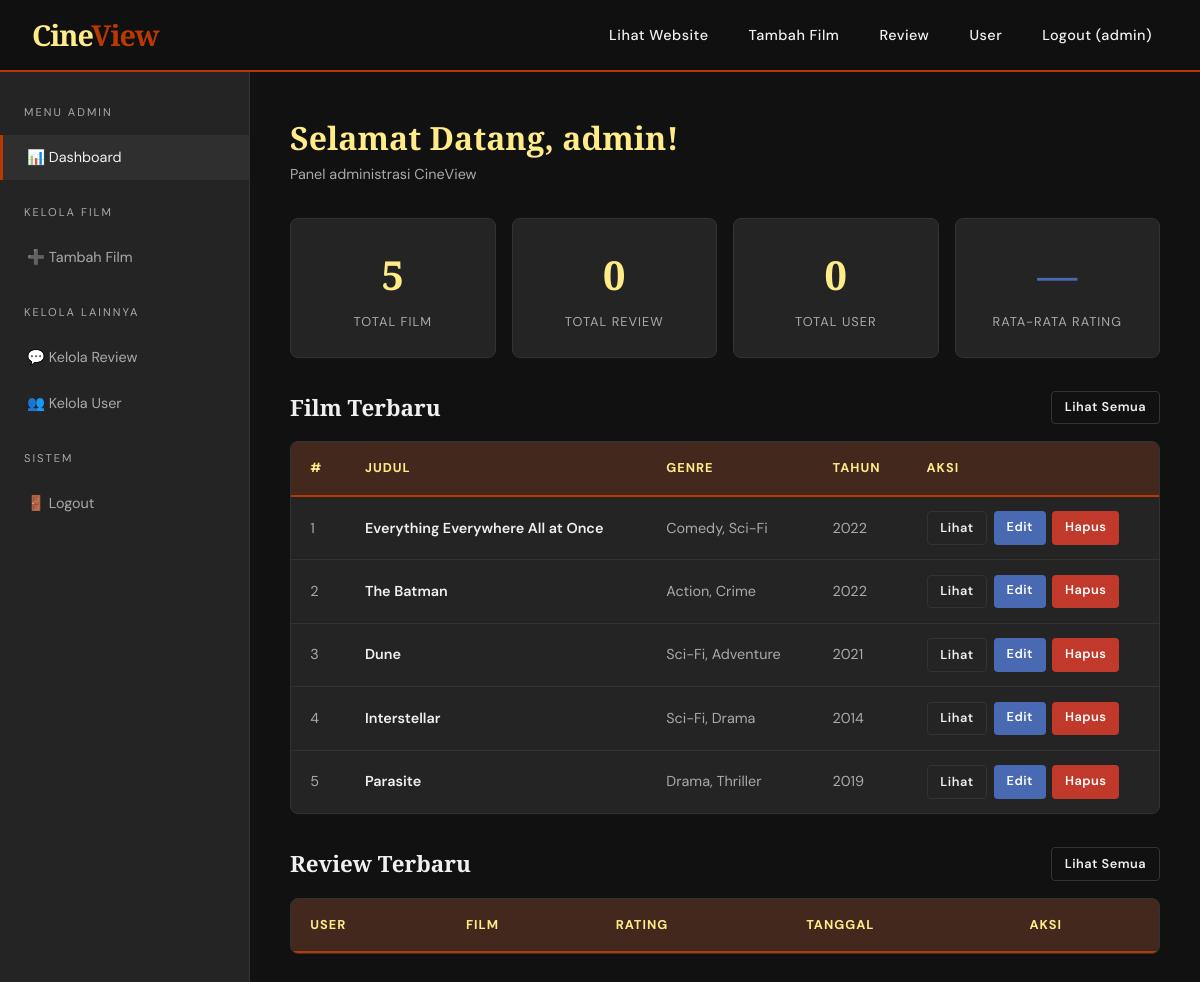
Page /admin/dashboard.php (signed in) on the committed database.
### tables this page shows
CREATE TABLE films (
    id          INT AUTO_INCREMENT PRIMARY KEY,
    judul       VARCHAR(200) NOT NULL,
    genre       VARCHAR(200),                     
    tahun       YEAR,
    sutradara   VARCHAR(100),
    sinopsis    TEXT,
    poster      VARCHAR(255) DEFAULT 'default.jpg',
    created_at  DATETIME DEFAULT CURRENT_TIMESTAMP
);

### admin/dashboard.php (the view, shortened to what this page needs)
<?php
include '../koneksi.php';
$total_film   = $pdo->query("SELECT COUNT(*) FROM films")->fetchColumn();
$total_review = $pdo->query("SELECT COUNT(*) FROM reviews")->fetchColumn();
$total_user   = $pdo->query("SELECT COUNT(*) FROM users WHERE role='user'")->fetchColumn();
$rata_rating  = $pdo->query("SELECT ROUND(AVG(rating),1) FROM reviews")->fetchColumn();
$rata_rating = $rata_rating ?: 0;
$film_terbaru = $pdo->query("SELECT * FROM films ORDER BY id DESC LIMIT 5");
?>
<!DOCTYPE html>
<html lang="id">
<head>
    <link rel="stylesheet" href="../style.css">
</head>
<body>
<nav class="navbar">
    <div class="navbar-inner">
        <a href="../index.php" class="navbar-logo">Cine<span>View</span></a>
        <ul class="navbar-menu">
            <li><a href="../index.php">Lihat Website</a></li>
            <li><a href="tambah_film.php">Tambah Film</a></li>
            <li><a href="kelola_review.php">Review</a></li>
            <li><a href="kelola_user.php">User</a></li>
            <li><a href="../logout.php">Logout (<?= htmlspecialchars($_SESSION['username']) ?>)</a></li>
        </ul>
    </div>
</nav>
<div class="dashboard-layout">
    <aside class="sidebar">
        <div class="sidebar-title">Menu Admin</div>
        <a href="dashboard.php" class="active">📊 Dashboard</a>
        <div class="sidebar-title">Kelola Film</div>
        <a href="tambah_film.php">➕ Tambah Film</a>
        <div class="sidebar-title">Kelola Lainnya</div>
        <a href="kelola_review.php">💬 Kelola Review</a>
        <a href="kelola_user.php">👥 Kelola User</a>
        <div class="sidebar-title">Sistem</div>
        <a href="../logout.php">🚪 Logout</a>
    </aside>
    <main class="dashboard-konten">
        <div style="margin-bottom:2rem;">
            <h1 style="font-family:'Playfair Display',serif; font-size:2rem; color:#FFEC89;">
                Selamat Datang, <?= htmlspecialchars($_SESSION['username']) ?>!
            </h1>
            <p style="color:#aaa; font-size:0.9rem;">Panel administrasi CineView</p>
        </div>
        <div class="stat-grid">
            <div class="stat-card">
                <div class="stat-angka"><?= $total_film ?></div>
                <div class="stat-label">Total Film</div>
            </div>
            <div class="stat-card">
                <div class="stat-angka"><?= $total_review ?></div>
                <div class="stat-label">Total Review</div>
            </div>
            <div class="stat-card">
                <div class="stat-angka"><?= $total_user ?></div>
                <div class="stat-label">Total User</div>
            </div>
            <div class="stat-card">
                <div class="stat-angka" style="color:#4A69B3;"><?= $rata_rating ?: '—' ?></div>
                <div class="stat-label">Rata-rata Rating</div>
            </div>
        </div>
        <div id="film" style="margin-bottom:2rem;">
            <div style="display:flex; align-items:center; justify-content:space-between; margin-bottom:1rem;">
                <h2 style="font-family:'Playfair Display',serif; font-size:1.4rem;">Film Terbaru</h2>
                <a href="../rekomendasi.php" class="btn btn-outline btn-kecil" target="_blank">Lihat Semua</a>
            </div>
            <div class="tabel-wrapper">
                <table>
                    <thead>
                        <tr>
                            <th>#</th>
                            <th>Judul</th>
                            <th>Genre</th>
                            <th>Tahun</th>
                            <th>Aksi</th>
                        </tr>
                    </thead>
                    <tbody>
                        <?php
                        $no = 1;
                        foreach ($film_terbaru as $f): ?>
                        <tr>
                            <td><?= $no++ ?></td>
                            <td style="color:#f0f0f0; font-weight:600;">
                                <?= htmlspecialchars($f['judul']) ?>
                            </td>
                            <td><?= htmlspecialchars($f['genre']) ?></td>
                            <td><?= $f['tahun'] ?></td>
                            <td>
                                <div style="display:flex; gap:0.4rem;">
                                    <a href="../detail.php?id=<?= $f['id'] ?>"
                                       class="btn btn-outline btn-kecil">Lihat</a>
                                    <a href="edit_film.php?id=<?= $f['id'] ?>"
                                       class="btn btn-biru btn-kecil">Edit</a>
                                    <a href="hapus_film.php?id=<?= $f['id'] ?>"
                                       class="btn btn-hapus btn-kecil"
                                       onclick="return konfirmasiHapus('Hapus film <?= addslashes($f['judul']) ?>?')">
                                        Hapus
                                    </a>
                                </div>
                             </td>
                        </tr>
                        <?php endforeach; ?>
                    </tbody>
                </table>
            </div>
        </div>
        <div>
            <div style="display:flex; align-items:center; justify-content:space-between; margin-bottom:1rem;">
                <h2 style="font-family:'Playfair Display',serif; font-size:1.4rem;">Review Terbaru</h2>
                <a href="kelola_review.php" class="btn btn-outline btn-kecil">Lihat Semua</a>
            </div>
            <div class="tabel-wrapper">
                <table>
                    <thead>
                        <tr>
                            <th>User</th>
                            <th>Film</th>
                            <th>Rating</th>
                            <th>Tanggal</th>
                            <th>Aksi</th>
                        </tr>
                    </thead>
                </table>
            </div>
        </div>
    </main>
</div>
</body>
</html>

### style.css (style rules this page uses)
:root { --merah : #BA3801; --merah-muda : #d44a10; --kuning : #FFEC89; --biru : #4A69B3; --biru-muda : #6b8fd4; --hitam : #111111; --gelap : #1a1a1a; --card : #242424; --card-border : #333333; --teks-putih : #f0f0f0; --teks-abu : #aaaaaa; --font-judul : 'Playfair Display', serif; --font-teks : 'DM Sans', sans-serif; }
* { margin: 0; padding: 0; box-sizing: border-box; }
body { font-family: var(--font-teks); background-color: var(--hitam); color: var(--teks-putih); min-height: 100vh; line-height: 1.6; }
.navbar { background: rgba(17, 17, 17, 0.95); border-bottom: 2px solid var(--merah); padding: 0 2rem; position: sticky; top: 0; z-index: 1000; backdrop-filter: blur(10px); }
.navbar-inner { max-width: 1200px; margin: 0 auto; display: flex; align-items: center; justify-content: space-between; height: 70px; }
.navbar-logo { font-family: var(--font-judul); font-size: 1.8rem; font-weight: 900; color: var(--kuning); text-decoration: none; letter-spacing: -1px; }
.navbar-logo span { color: var(--merah); }
.navbar-menu { display: flex; list-style: none; gap: 0.5rem; align-items: center; }
.navbar-menu a { color: var(--teks-putih); text-decoration: none; font-size: 0.9rem; font-weight: 500; padding: 0.5rem 1rem; border-radius: 4px; transition: all 0.2s ease; letter-spacing: 0.5px; }
.btn { display: inline-block; padding: 0.6rem 1.4rem; border-radius: 4px; font-family: var(--font-teks); font-size: 0.9rem; font-weight: 600; cursor: pointer; text-decoration: none; border: none; transition: all 0.2s ease; letter-spacing: 0.5px; }
.btn-biru { background: var(--biru); color: white; }
.btn-outline { background: transparent; color: var(--teks-putih); border: 1px solid var(--card-border); }
.btn-hapus { background: #c0392b; color: white; font-size: 0.8rem; padding: 0.4rem 0.9rem; }
.btn-kecil { padding: 0.35rem 0.8rem; font-size: 0.8rem; }
.dashboard-layout { display: grid; grid-template-columns: 250px 1fr; min-height: calc(100vh - 70px); }
.sidebar { background: var(--card); border-right: 1px solid var(--card-border); padding: 2rem 0; }
.sidebar-title { font-size: 0.7rem; letter-spacing: 2px; text-transform: uppercase; color: var(--teks-abu); padding: 0 1.5rem; margin-bottom: 0.8rem; margin-top: 1.5rem; }
.sidebar-title:first-child { margin-top: 0; }
.sidebar a { display: flex; align-items: center; gap: 0.8rem; padding: 0.7rem 1.5rem; color: var(--teks-abu); text-decoration: none; font-size: 0.9rem; transition: all 0.2s; border-left: 3px solid transparent; }
.sidebar a:hover, .sidebar a.active { color: var(--teks-putih); background: rgba(255,255,255,0.05); border-left-color: var(--merah); }
.dashboard-konten { padding: 2.5rem; overflow-y: auto; }
.stat-grid { display: grid; grid-template-columns: repeat(auto-fill, minmax(180px, 1fr)); gap: 1rem; margin-bottom: 2rem; }
.stat-card { background: var(--card); border: 1px solid var(--card-border); border-radius: 8px; padding: 1.5rem; text-align: center; }
.stat-angka { font-family: var(--font-judul); font-size: 2.5rem; font-weight: 900; color: var(--kuning); }
.stat-label { font-size: 0.8rem; color: var(--teks-abu); text-transform: uppercase; letter-spacing: 1px; margin-top: 0.3rem; }
.tabel-wrapper { background: var(--card); border: 1px solid var(--card-border); border-radius: 8px; overflow: hidden; overflow-x: auto; }
table { width: 100%; border-collapse: collapse; }
thead { background: rgba(186, 56, 1, 0.2); border-bottom: 2px solid var(--merah); }
th { padding: 1rem 1.2rem; text-align: left; font-size: 0.8rem; font-weight: 700; text-transform: uppercase; letter-spacing: 1px; color: var(--kuning); }
td { padding: 0.9rem 1.2rem; border-bottom: 1px solid var(--card-border); font-size: 0.9rem; color: var(--teks-abu); }
tr:last-child td { border-bottom: none; }

### rows in the picture
films: judul "Everything Everywhere All at Once", genre "Comedy, Sci-Fi", tahun "2022"
films: judul "The Batman", genre "Action, Crime", tahun "2022"
films: judul "Dune", genre "Sci-Fi, Adventure", tahun "2021"
films: judul "Interstellar", genre "Sci-Fi, Drama", tahun "2014"
films: judul "Parasite", genre "Drama, Thriller", tahun "2019"

### other values in the picture
$_SESSION['username'] "admin"
$total_film "5"
$total_review "0"
$total_user "0"
$rata_rating ?: '—' "—"
